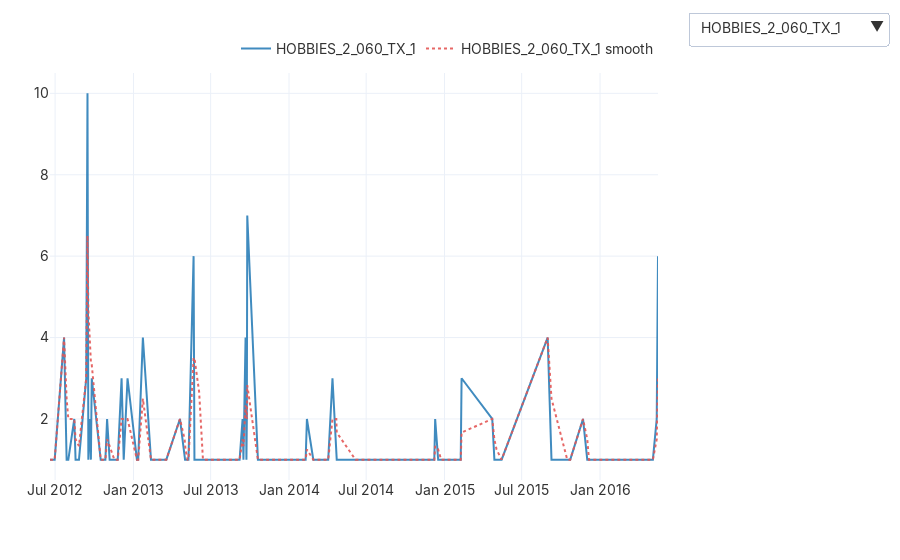

Source (notebook cell):
### Code cell
plot_timeseries(
    df=train_df,   
    id_col ="unique_id",
    date_col="date",
    value_col="sales",
    ids=3,
    mode = 'dropdown',
    smooth_window=14
)
